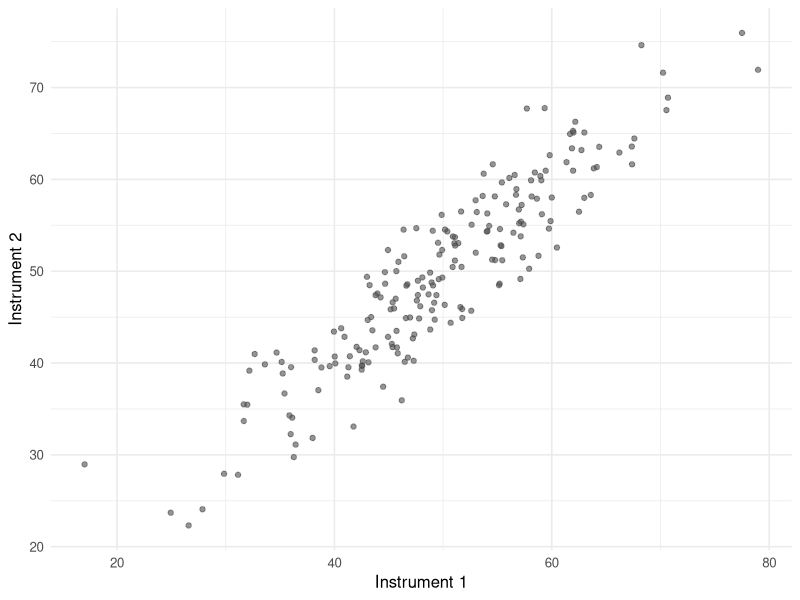
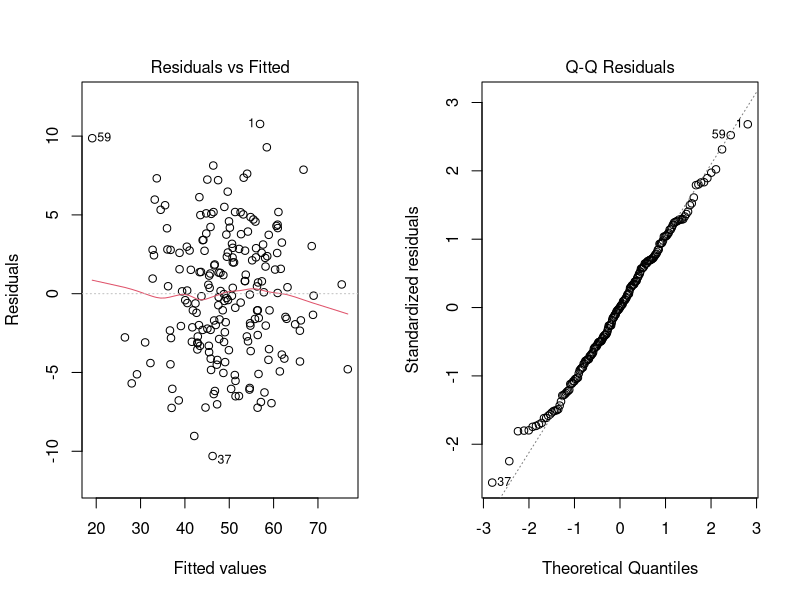
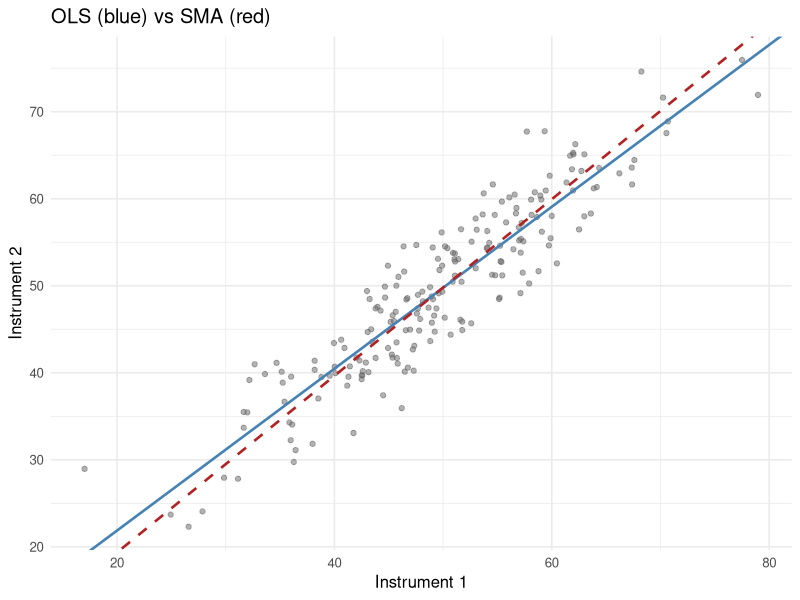

R code for these plots, in order:
## ---- chunk 1
#| label: setup
library(tidyverse)
library(broom)
set.seed(42)
theme_set(theme_minimal(base_size = 12))
## ---- chunk 2
n <- 200
true_size <- rnorm(n, mean = 50, sd = 10)
x <- true_size + rnorm(n, 0, 3)
y <- true_size + rnorm(n, 0, 3)
dat <- tibble(x, y)

ggplot(dat, aes(x, y)) +
  geom_point(alpha = 0.6, colour = "grey30") +
  labs(x = "Instrument 1", y = "Instrument 2")
## ---- chunk 3
fit_ols <- lm(y ~ x, data = dat)
par(mfrow = c(1, 2))
plot(fit_ols, which = c(1, 2))
par(mfrow = c(1, 1))
## ---- chunk 4
cor.test(dat$x, dat$y)

fit_ols <- lm(y ~ x, data = dat)
tidy(fit_ols, conf.int = TRUE)
## ---- chunk 5
sma_slope <- function(x, y) sign(cor(x, y)) * sd(y) / sd(x)
sma_intercept <- function(x, y) mean(y) - sma_slope(x, y) * mean(x)

b_sma <- sma_slope(dat$x, dat$y)
a_sma <- sma_intercept(dat$x, dat$y)
b_ols <- coef(fit_ols)[2]

c(ols_slope = unname(b_ols), sma_slope = b_sma)
## ---- chunk 6
ggplot(dat, aes(x, y)) +
  geom_point(alpha = 0.5, colour = "grey40") +
  geom_abline(intercept = coef(fit_ols)[1], slope = b_ols,
              colour = "steelblue", linewidth = 0.9) +
  geom_abline(intercept = a_sma, slope = b_sma,
              colour = "firebrick", linewidth = 0.9, linetype = 2) +
  labs(x = "Instrument 1", y = "Instrument 2",
       title = "OLS (blue) vs SMA (red)")
## ---- chunk 7
sessionInfo()
